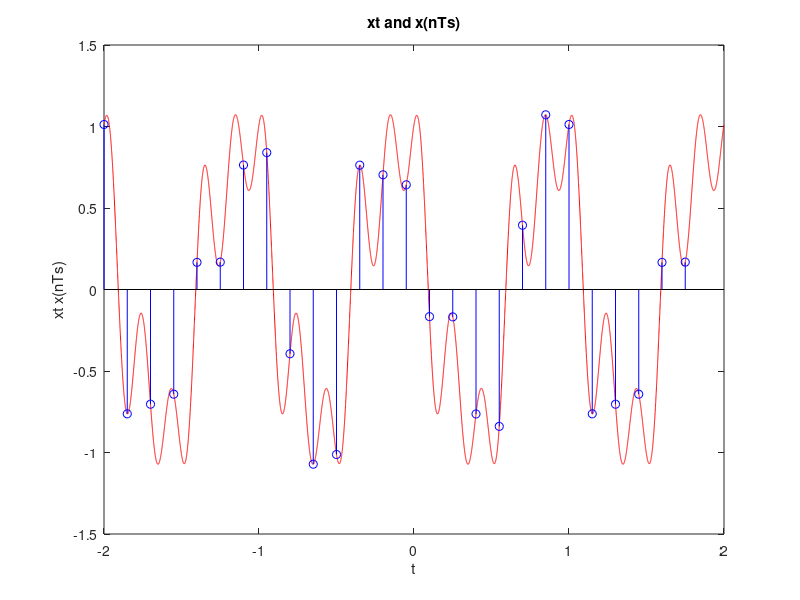

MATLAB code for this plot: (Note: this script raises an error after producing the figure.)
clear
% D7 = rem(22103444,7);
% % Ts =0.25+ 0.01*D7;
% % Ts = 0.099;
% Ts = 0.005*(D7+1);
% dur = rem(22103444,7);
% ta=-dur/2:Ts/1000:dur/2-Ts/1000; %analog (continous-time) signal
% td=-dur/2:Ts:dur/2-Ts;%digital (discrete-time) signal
% xa=0.25*cos(2*pi*3*ta+pi/8)+0.4*cos(2*pi*5*ta-1.2)+0.9*cos(2*pi*ta+pi/4);
% xd=0.25*cos(2*pi*3*td+pi/8)+0.4*cos(2*pi*5*td-1.2)+0.9*cos(2*pi*td+pi/4);
% 
% figure;
% plot(ta,xa,'r');
% title("x(t) and x(nTs)");
% xlabel("time (s)");
% ylabel("x(t) and x(nTs)");
% hold on;
% stem(td,xd,'b');
% hold off;
% 
% figure;
% xR1=DtoA(0,Ts,dur,xd);
% plot(linspace(-dur/2,dur/2,length(xR1)),xR1);
% title("Zero Order Hold Interpolation");
% xlabel("time (s)");
% ylabel("xR(t)");
% 
% figure;
% xR2=DtoA(1,Ts,dur,xd);
% plot(linspace(-dur/2,dur/2,length(xR2)),xR2);
% title("Linear Interpolation Interpolation");
% xlabel("time (s)");
% ylabel("xR(t)");
% 
% figure;
% xR3=DtoA(2,Ts,dur,xd);
% plot(linspace(-dur/2,dur/2,length(xR3)),xR3);
% title("Bandlimited Interpolation");
% xlabel("time (s)");
% ylabel("xR(t)");

D7=rem(22002861,7); % =6
% Ts=0.005*(D7+1); % I will change this value for each part
% Ts=0.25+0.01*D7;
% Ts=0.18+0.005*(D7+1);
Ts=0.15;
Tf= Ts/500;
dur = 4; % -2<t<2
t= -dur/2:Tf:dur/2-Tf;%analog time
sdt=-dur/2:Ts:dur/2-Ts;%sampled discrete tf
sampledxt=0.25*cos(2*pi*3*sdt+pi/8)+0.4*cos(2*pi*5*sdt-1.2)+0.9*cos(2*pi*sdt+pi/4);
xt=0.25*cos(2*pi*3*t+pi/8)+0.4*cos(2*pi*5*t-1.2)+0.9*cos(2*pi*t+pi/4);
figure(8),plot(t,xt,'r'),title('xt and x(nTs)'),xlabel('t'),ylabel('xt x(nTs)'),hold on
stem(sdt,sampledxt,'b')
hold off
% 
%a)
xRe0= DtoA(0,Ts,dur,sampledxt);
tr0=linspace(-2,2,length(xRe0));
figure (10) , plot(tr0,xRe0),title('Zero Order Hold Interpolation'),xlabel('t'),ylabel('xR(t)')
xRe1= DtoA(1,Ts,dur,sampledxt);
tr1=linspace(-2,2,length(xRe1));
figure (11) , plot(tr1,xRe1),title('Linear Interpolation'),xlabel('t'),ylabel('xR(t)')
xRe2= DtoA(2,Ts,dur,sampledxt);
tr2=linspace(-2,2,length(xRe2));
figure (12), plot(tr2,xRe2),title('Bandlimited Interpolation'),xlabel('t'),ylabel('xR(t)')






